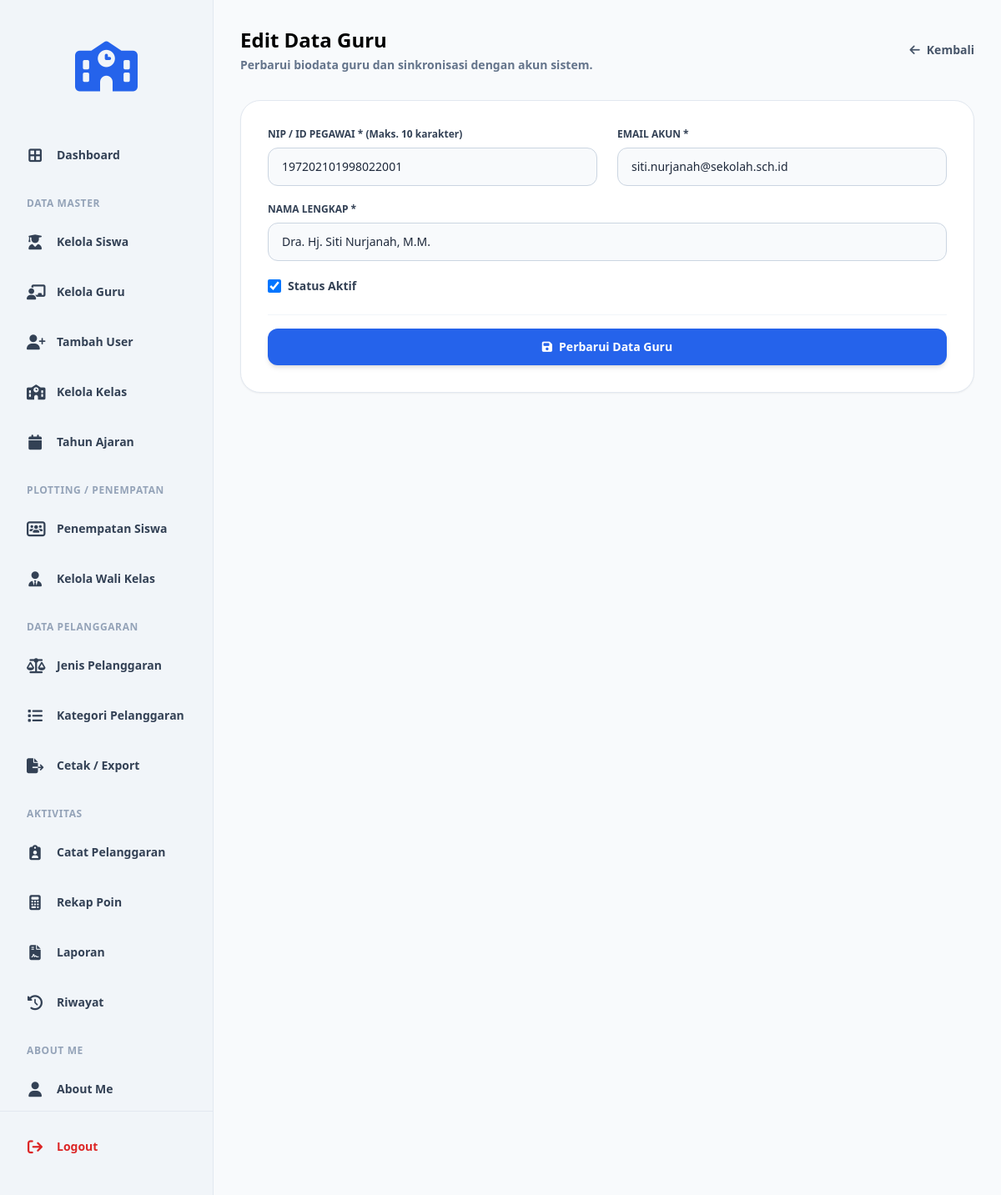
The page /edit_guru.php?id=2 (signed in) on the database its author committed.
### tables this page shows
CREATE TABLE `t_guru` (
  `id` int(11) NOT NULL,
  `nip` varchar(30) NOT NULL,
  `nama` varchar(150) DEFAULT NULL,
  `email` varchar(150) NOT NULL,
  `status_aktif` tinyint(1) NOT NULL,
  `user_id` int(11) NOT NULL,
  `created_at` timestamp NOT NULL DEFAULT current_timestamp(),
  `updated_at` timestamp NOT NULL DEFAULT current_timestamp()
);

### edit_guru.php (the view, shortened to what this page needs)
<?php
include 'config/koneksi.php';
$id = $_GET['id'] ?? null;
$query_data = mysqli_query($koneksi, "SELECT * FROM t_guru WHERE id = '$id'");
$data = mysqli_fetch_assoc($query_data);
?>
<!DOCTYPE html>
<html lang="id">
<head>
    <?php include 'layouts/head.php'; ?>
</head>
<body class="bg-slate-50 text-slate-800 font-sans min-h-screen flex">
    <?php include 'layouts/sidebar.php'; ?>
    <main class="flex-1 p-8 bg-slate-50 overflow-y-auto">
        <div class="flex justify-between items-center mb-8 max-w-4xl mx-auto">
            <div>
                <h1 class="text-2xl font-bold text-black">Edit Data Guru</h1>
                <p class="text-sm font-bold text-slate-500 mt-1">Perbarui biodata guru dan sinkronisasi dengan akun sistem.</p>
            </div>
            <a href="kelola_guru.php" class="text-slate-600 hover:text-black font-bold text-sm flex items-center gap-2">
                <i class="fa-solid fa-arrow-left"></i> Kembali
            </a>
        </div>
        <div class="max-w-4xl mx-auto bg-white p-8 rounded-[1.5rem] shadow-sm border border-slate-200">
            <form method="POST" action="">
                <div class="grid grid-cols-2 gap-6 mb-5">
                    <div>
                        <label class="block text-xs font-bold text-slate-700 mb-2">NIP / ID PEGAWAI * (Maks. 10 karakter)</label>
                        <input type="text" name="nip" maxlength="10" value="<?php echo htmlspecialchars($data['nip']); ?>" required class="w-full border border-slate-300 px-4 py-3 rounded-xl text-sm focus:border-blue-600 focus:outline-none bg-slate-50">
                    </div>
                    <div>
                        <label class="block text-xs font-bold text-slate-700 mb-2">EMAIL AKUN *</label>
                        <input type="email" name="email" value="<?php echo htmlspecialchars($data['email']); ?>" required class="w-full border border-slate-300 px-4 py-3 rounded-xl text-sm focus:border-blue-600 focus:outline-none bg-slate-50">
                    </div>
                </div>
                <div class="mb-5">
                    <label class="block text-xs font-bold text-slate-700 mb-2">NAMA LENGKAP *</label>
                    <input type="text" name="nama" value="<?php echo htmlspecialchars($data['nama']); ?>" required class="w-full border border-slate-300 px-4 py-3 rounded-xl text-sm focus:border-blue-600 focus:outline-none bg-slate-50">
                </div>
                <div class="flex items-center gap-2 mb-6 mt-4">
                    <input type="checkbox" name="status_aktif" value="1" <?php echo $data['status_aktif'] == 1 ? 'checked' : ''; ?> class="w-4 h-4 text-blue-600 bg-slate-100 border-slate-300 rounded focus:ring-blue-500">
                    <label class="text-sm font-bold text-slate-700">Status Aktif</label>
                </div>
                <div class="pt-4 border-t border-slate-100">
                    <button type="submit" class="w-full bg-blue-600 hover:bg-blue-700 text-white font-bold py-3 px-6 rounded-xl text-sm shadow-md transition flex items-center justify-center gap-2">
                        <i class="fa-solid fa-save"></i> Perbarui Data Guru
                    </button>
                </div>
            </form>
        </div>
    </main>
</body>
</html>

### rows shown on the page
t_guru: nip "197202101998022001", email "siti.nurjanah@sekolah.sch.id", nama "Dra. Hj. Siti Nurjanah, M.M.", status_aktif "☑"
